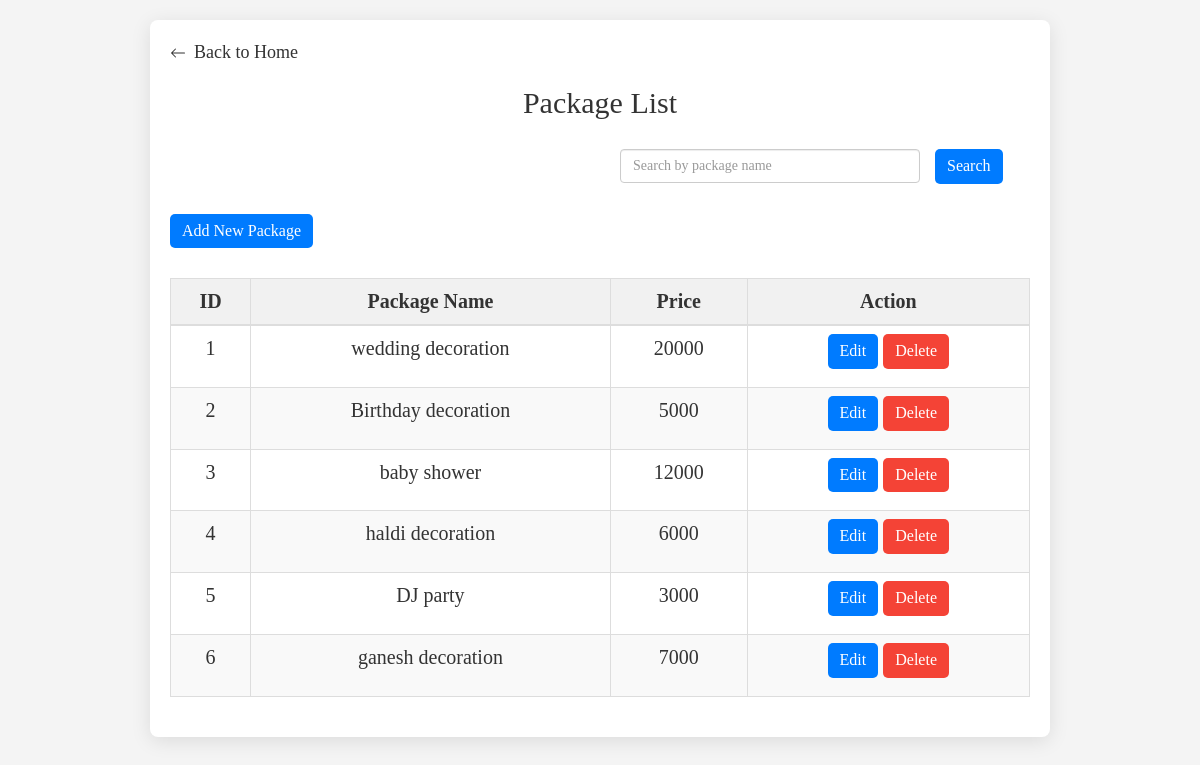
Screenshot of /list.php (signed in) with the database file from the repository.
### tables this page shows
CREATE TABLE IF NOT EXISTS `package` (
  `package_name` varchar(200) NOT NULL,
  `package_price` varchar(200) NOT NULL,
  `package_description` text NOT NULL,
  `id` int(11) NOT NULL AUTO_INCREMENT,
  `package_image` varchar(100) NOT NULL,
  PRIMARY KEY (`id`)
);

### list.php (the view, shortened to what this page needs)
<?php
include 'insert.php';
$search = '';
$sql = "SELECT id, package_name, package_price FROM package WHERE package_name LIKE ?";
$stmt = $conn->prepare($sql);
$searchParam = "%$search%";
$stmt->bind_param("s", $searchParam);
$stmt->execute();
$result = $stmt->get_result();
?>
<!DOCTYPE html>
<html lang="en">
<head>
    <link rel="stylesheet" href="https://maxcdn.bootstrapcdn.com/bootstrap/3.4.1/css/bootstrap.min.css">
</head>
<body>
    <div class="container">
        <a href="admin.php" class="back-home">
        <svg xmlns="http://www.w3.org/2000/svg" width="16" height="16" fill="currentColor" viewBox="0 0 16 16">
            <path fill-rule="evenodd" d="M15 8a.5.5 0 0 1-.5.5H2.707l3.147 3.146a.5.5 0 0 1-.708.708l-4-4a.5.5 0 0 1 0-.708l4-4a.5.5 0 1 1 .708.708L2.707 7.5H14.5A.5.5 0 0 1 15 8z"/>
        </svg>
            Back to Home
        </a>
        <h2>Package List</h2>
        <form method="POST" class="form-inline" style="margin-bottom: 20px;margin-left:450px;";>
            <input type="text" name="search" class="form-control" placeholder="Search by package name" value="<?= htmlspecialchars($search) ?>" style="width: 300px; margin-right: 10px;">
            <button type="submit" class="btn btn-primary"style="margin-top:10px;">Search</button>
        </form>
        <a href="add.php" class="btn btn-primary">Add New Package</a>
        <?php
        if ($result->num_rows > 0) {
            echo '<table class="table table-bordered">';
            echo '<thead><tr><th>ID</th><th>Package Name</th><th>Price</th><th>Action</th></tr></thead>';
            echo '<tbody>';
            while ($row = $result->fetch_assoc()) {
                echo '<tr>';
                echo '<td>' . htmlspecialchars($row['id']) . '</td>';
                echo '<td>' . htmlspecialchars($row['package_name']) . '</td>';
                echo '<td>' . htmlspecialchars($row['package_price']) . '</td>';
                echo '<td>';
                echo '<a href="edit.php?id=' . htmlspecialchars($row['id']) . '" class="btn btn-primary">Edit</a> ';
                echo '<a href="delete.php?id=' . htmlspecialchars($row['id']) . '" class="btn btn-danger" onclick="return confirm(\'Are you sure you want to delete this package?\')">Delete</a><br/>';
                echo '</td>';
                echo '</tr>';
            }
            echo '</tbody>';
            echo '</table>';
        } else {
            echo '<p>No packages found.</p>';
        }
        ?>
    </div>
</body>
</html>

### list.php (style rules this page uses)
body { font-size:20px; font-family: 'Poppins'; margin: 20px; background-color: #f4f4f4; }
.container { max-width: 900px; margin: auto; background: white; padding: 20px; border-radius: 8px; box-shadow: 0 4px 20px rgba(0, 0, 0, 0.1); }
h2 { text-align: center; margin-bottom: 20px; color: #333; }
.btn { margin-bottom: 10px; font-size: 16px; border-radius: 5px; }
.btn-primary { background-color: #007BFF; border: none; color: white; }
.btn-danger { background-color: #f44336; border: none; color: white; }
.back-home { text-decoration: none; font-size: 18px; color: #333; display: flex; align-items: center; margin-bottom: 20px; }
.back-home svg { margin-right: 8px; fill: currentColor; }
.table { width: 100%; margin-top: 20px; border-collapse: collapse; }
.table th, .table td { text-align: center; padding: 10px; border: 1px solid #ddd; }
.table th { background-color: #f1f1f1; color: #333; }
.table tr:nth-child(even) { background-color: #f9f9f9; }

### rows the page displays
package: id "1", package_name "wedding decoration", package_price "20000"
package: id "2", package_name "Birthday decoration", package_price "5000"
package: id "3", package_name "baby shower", package_price "12000"
package: id "4", package_name "haldi decoration", package_price "6000"
package: id "5", package_name "DJ party", package_price "3000"
package: id "6", package_name "ganesh decoration", package_price "7000"
